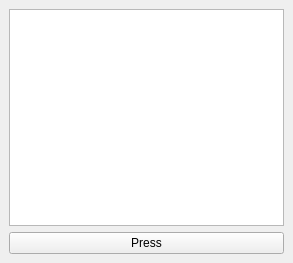
<?xml version="1.0" encoding="UTF-8"?>
<ui version="4.0">
 <class>MainWindow</class>
 <widget class="QMainWindow" name="MainWindow">
  <property name="geometry">
   <rect>
    <x>0</x>
    <y>0</y>
    <width>293</width>
    <height>263</height>
   </rect>
  </property>
  <property name="windowTitle">
   <string>MainWindow</string>
  </property>
  <widget class="QWidget" name="centralwidget">
   <layout class="QVBoxLayout" name="verticalLayout">
    <item>
     <widget class="QListWidget" name="listWidget"/>
    </item>
    <item>
     <widget class="QPushButton" name="pushButton">
      <property name="text">
       <string>Press</string>
      </property>
     </widget>
    </item>
   </layout>
  </widget>
 </widget>
 <resources/>
 <connections/>
</ui>
